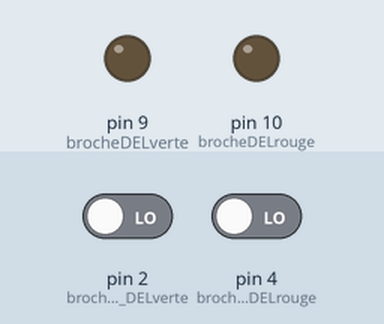
The sketch below on a simulated Arduino Uno, built with avr-gcc and run on an emulated ATmega328P. On the bench: output pins drawn as LEDs (lit = HIGH). Inputs (shaded band) come from the test bench; at power-on: pin 2 (brocheBOUTON_DELverte) LOW, pin 4 (brocheBOUTON_DELrouge) LOW.

Above: at 1.2 s.
1.3 s: pin 2 (brocheBOUTON_DELverte) driven HIGH
At 1.9 s:
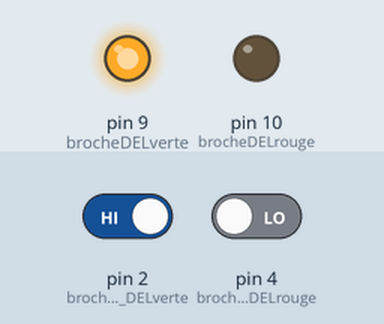
2.8 s: pin 2 (brocheBOUTON_DELverte) driven LOW and pin 4 (brocheBOUTON_DELrouge) driven HIGH
At 3.7 s:
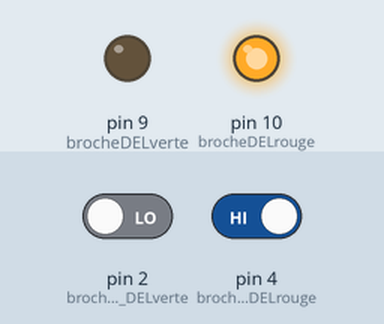
Timing chart, 0 to 5.8 s (numbered marks = the images above; inputs shaded):
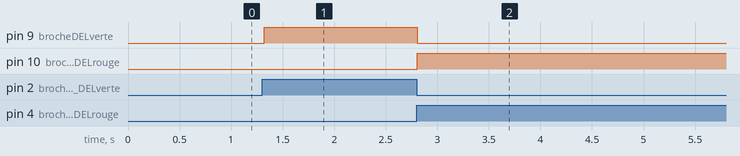

The sketch:

Lab3_Etape4.ino
```cpp
/* Laboratoire 3 - étape 4 - Deux (2) boutons en rappel BAS */

int brocheDELverte = 9;     // Variable pour la DEL verte
int brocheDELrouge = 10;    // Variable pour la DEL rouge

int brocheBOUTON_DELverte = 2;
int etatBOUTON_DELverte = 0;

int brocheBOUTON_DELrouge = 4;
int etatBOUTON_DELrouge = 0;

void setup()
{
  pinMode(brocheDELverte, OUTPUT);        // Sortie pour la DEL
  pinMode(brocheBOUTON_DELverte, INPUT);  // Entrée pour bouton 1.

  pinMode(brocheDELrouge, OUTPUT);        // Sortie pour la DEL
  pinMode(brocheBOUTON_DELrouge, INPUT);  // Entrée pour bouton 2.
}

void loop()
{
  // lecture des états des boutons
  etatBOUTON_DELverte = digitalRead(brocheBOUTON_DELverte);
  etatBOUTON_DELrouge = digitalRead(brocheBOUTON_DELrouge);

  if (etatBOUTON_DELverte == HIGH)
  {
      digitalWrite(brocheDELrouge, LOW);
      digitalWrite(brocheDELverte, HIGH);
  }
  else if (etatBOUTON_DELrouge == HIGH)
  {
      digitalWrite(brocheDELverte, LOW);
      digitalWrite(brocheDELrouge, HIGH);
  }

  delay(33); // on règle la fréquence de la boucle à environ 30Hz
}
```

Measured:
- after the input at 1.3 s, pin 9 (brocheDELverte): LOW → HIGH at once
- after the input at 2.8 s, pin 9 (brocheDELverte): HIGH → LOW at once; pin 10 (brocheDELrouge): LOW → HIGH at once
